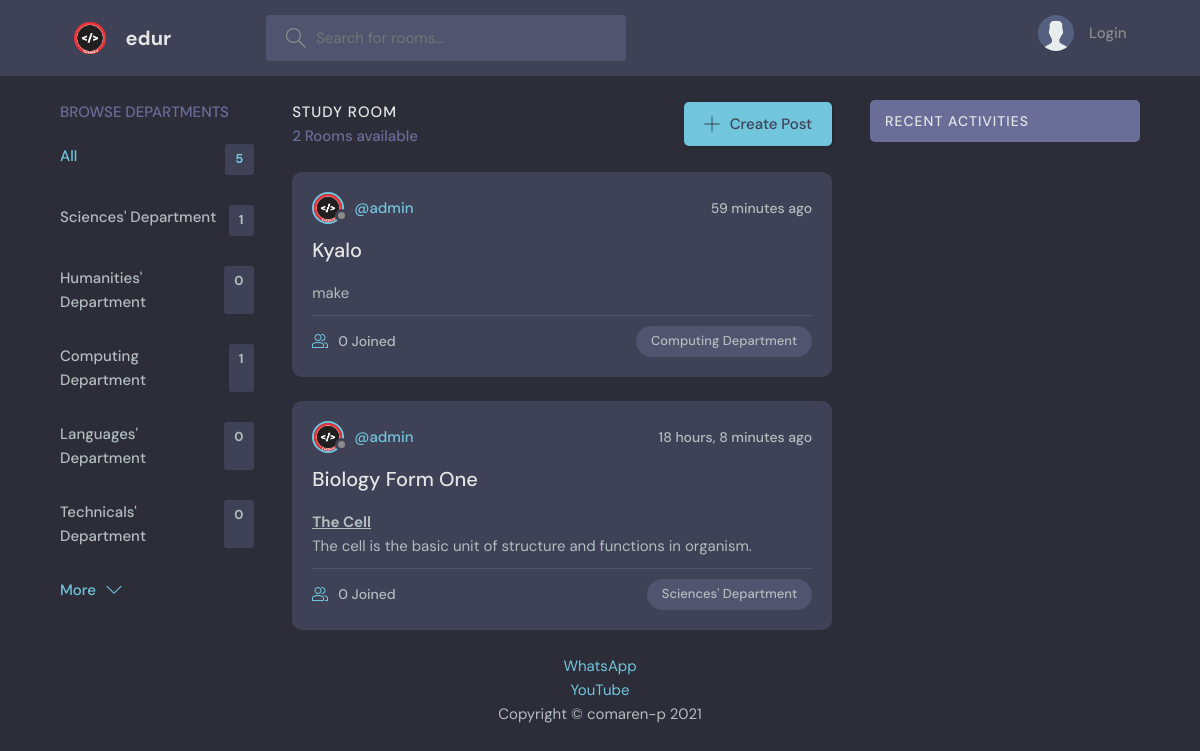
The page / on the database its author committed.
### base/models.py (models this page shows, shortened)
class Topic(models.Model):
    name = models.CharField(max_length=255)

class Room(models.Model):
    host = models.ForeignKey(User, on_delete=models.SET_NULL, null=True)
    topic = models.ForeignKey(Topic, on_delete=models.SET_NULL, null=True)
    name = models.CharField(max_length=255)
    description = RichTextField(blank=True, null=True)
    participants = models.ManyToManyField(User, related_name='+', blank=True)
    updated = models.DateTimeField(auto_now=True)
    created = models.DateTimeField(auto_now_add=True)
    class Meta:
        ordering = ['-updated', '-created']

class User(AbstractUser):
    name = models.CharField(max_length=255, null=True)
    email = models.EmailField(unique=True, null=True)
    bio = RichTextField(blank=True, null=True)
    avatar = models.ImageField(null=True, default='avatar.svg')
    USER_NAME_FIELD = 'email'
    REQUIRED_FIELDS = []

### base/views.py (the view)
# urls.py: path('', views.home, name="home"),
def home(request):
    q = request.GET.get('q') if request.GET.get('q') != None else ''
    rooms = Room.objects.filter(
        Q(topic__name__icontains=q)|
        Q(name__icontains=q)|
        Q(description__icontains=q)
    )
    topics = Topic.objects.all()[0:5]
    room_count = rooms.count()
    room_messages = Message.objects.filter(Q(room__topic__name__icontains=q))
    context = {
        'rooms': rooms,
        'topics': topics,
        'room_count': room_count,
        'room_messages': room_messages,
    }
    return render(request, 'base/home.html', context)

### base/templates/base/home.html (shortened to what this page needs)
{% extends 'main.html'%}
{% block content%}
    <main class="layout layout--3">
      <div class="container">
        <div>{% include 'base/topics_component.html'%}</div>
        <div class="roomList">
          <div class="roomList__header">
            <div>
              <h2>Study Room</h2>
              <p>{{ room_count}} Rooms available</p>
            </div>
            <a class="btn btn--main" href="create-room">
              <svg
                version="1.1"
                xmlns="http://www.w3.org/2000/svg"
                width="32"
                height="32"
                viewBox="0 0 32 32"
              >
                <title>add</title>
                <path
                  d="M16.943 0.943h-1.885v14.115h-14.115v1.885h14.115v14.115h1.885v-14.115h14.115v-1.885h-14.115v-14.115z"
                ></path>
              </svg>
              Create Post
            </a>
          </div>
         {% include 'base/feed_component.html'%}
        </div>
        {% include 'base/activity_component.html'%}
      </div>
    </main>
{% endblock%}

### base/templates/base/topics_component.html
<div class="topics">
  <div class="topics__header">
    <h2>Browse Departments</h2>
  </div>
  <ul class="topics__list">
    <li>
      <a href="{% url 'home'%}" class="active">All <span>{{ topics.count}}</span></a>
    </li>
{% for topic in topics%}
    <li>
      <a href="{% url 'home'%}?q={{ topic.name}}"> {{ topic.name}} <span>{{ topic.room_set.all.count}}</span></a>
    </li>
    {% endfor%}
  </ul>
  <a class="btn btn--link" href="{% url 'topics'%}">
    More
    <svg
      version="1.1"
      xmlns="http://www.w3.org/2000/svg"
      width="32"
      height="32"
      viewBox="0 0 32 32"
    >
      <title>chevron-down</title>
      <path d="M16 21l-13-13h-3l16 16 16-16h-3l-13 13z"></path>
    </svg>
  </a>
</div>

### base/templates/base/feed_component.html (shortened to what this page needs)
{% for room in rooms%}
<div class="roomListRoom">
    <div class="roomListRoom__header">
        <a class="roomListRoom__author" href="{% url 'user-profile' room.id%}">
            <div class="avatar avatar--small">
                <img src="{{ room.host.avatar.url}}"/>
            </div>
            <span>@{{ room.host.username}}</span>
        </a>
        <div class="roomListRoom__actions">
            <span>{{ room.created|timesince}} ago</span>
        </div>
    </div>
    <div class="roomListRoom__content">
        <a href="{% url 'room' room.id%}">{{ room.name}}</a>
        <p>
            {{ room.description|safe}}
        </p>
    </div>
    <div class="roomListRoom__meta">
        <a class="roomListRoom__joined" href="{% url 'room' room.id%}">
            {{ room.participants.all.count}} Joined
        </a>
        <p class="roomListRoom__topic">{{ room.topic.name}}</p>
    </div>
</div>
{% endfor%}

### static/styles/style.css (style rules this page uses)
:root { --color-main: #71c6dd; --color-main-light: #e1f6fb; --color-dark: #3f4156; --color-dark-medium: #51546e; --color-dark-light: #696d97; --color-light: #e5e5e5; --color-gray: #8b8b8b; --color-light-gray: #b2bdbd; --color-bg: #2d2d39; --color-success: #5dd693; --color-error: #fc4b0b; }
* { font-family: "DM Sans", -apple-system, BlinkMacSystemFont, "Segoe UI", Roboto, Oxygen, Ubuntu, Cantarell, "Open Sans", "Helvetica Neue", sans-serif; margin: 0; padding: 0; box-sizing: border-box; text-rendering: optimizeLegibility; font-size: inherit; }
html { font-size: 56.25%; }
@media only screen and (min-width: 1200px) { html { font-size: 62.5%; } }
body { line-height: 1.6; font-weight: 400; font-size: 1.5rem; color: var(--color-light-gray); background-color: var(--color-bg); min-height: 100vh; }
img { width: 100%; }
a { display: inline-block; color: var(--color-main); text-decoration: none; }
.container { max-width: 120rem; width: 90%; margin: auto; }
.btn { background-color: transparent; border: none; display: inline-flex; align-items: center; gap: 1rem; cursor: pointer; transition: all ease-in-out 0.3s; padding: 1rem 2rem; border-radius: 5px; box-shadow: 1px 1px 3px 1px rgba(0, 0, 0, 0.15); font-weight: 500; }
.btn--link { border-radius: 0; padding: 0; color: var(--color-main); box-shadow: none; }
.btn--main { background-color: var(--color-main); color: var(--color-dark); }
.btn > svg { fill: currentColor; width: 1.6rem; height: 1.6rem; }
.avatar { position: relative; display: inline-block; border-radius: 50%; border: 2px solid var(--color-main); }
.avatar img { display: block; border-radius: 50%; object-fit: cover; object-position: center; }
.avatar::after { content: ""; display: block; position: absolute; background-color: var(--color-gray); z-index: 111; border-radius: 50%; border: 0.3rem solid var(--color-dark); }
.avatar.avatar--small img { width: 2.8rem; height: 2.8rem; }
.avatar.avatar--small:after { width: 0.7rem; height: 0.7rem; bottom: 0px; right: -6px; }
.layout { margin-top: 2.4rem; }
.layout > .container { display: flex; justify-content: space-between; align-items: flex-start; }
.layout--3 > .container > div:first-child { flex-basis: 18%; max-width: 22.5rem; }
.layout--3 > .container > div:nth-child(2) { flex-basis: 50%; }
.topics__header { margin-bottom: 2rem; }
.topics__header h2 { text-transform: uppercase; font-weight: 500; color: var(--color-dark-light); }
.topics__list { list-style: none; }
.topics__list li a { display: flex; justify-content: space-between; margin-bottom: 3rem; font-weight: 500; color: var(--color-light-gray); transition: all 0.3s ease-in-out; }
.topics__list li a.active, .topics__list li a:hover { color: var(--color-main); }
.topics__list li a span { padding: 0.5rem 1rem; background-color: var(--color-dark); border-radius: 3px; font-size: 1.3rem; font-weight: 700; letter-spacing: 1px; }
.roomList__header { display: flex; justify-content: space-between; align-items: center; margin-bottom: 2.4rem; }
.roomList__header h2 { text-transform: uppercase; font-weight: 500; color: var(--color-light); letter-spacing: 1px; }
.roomList__header p { font-weight: 500; color: var(--color-dark-light); }
.roomListRoom { margin-bottom: 2.4rem; background-color: var(--color-dark); border-radius: 1rem; padding: 2rem; }
.roomListRoom__header { display: flex; justify-content: space-between; align-items: center; }
.roomListRoom__author { font-weight: 500; display: flex; align-items: center; gap: 1rem; }
.roomListRoom__actions { display: flex; align-items: flex-start; gap: 1rem; position: relative; }
.roomListRoom__actions span { font-size: 1.4rem; font-weight: 500; }
.roomListRoom__content { margin: 1rem 0; }
.roomListRoom__content a { font-size: 2rem; font-weight: 500; margin-bottom: 1.5rem; color: var(--color-light); transition: all 0.3s ease-in-out; }
.roomListRoom__meta { border-top: 1px solid var(--color-dark-medium); padding-top: 1rem; display: flex; align-items: center; justify-content: space-between; }
.roomListRoom__joined { color: var(--color-light-gray); display: flex; align-items: center; gap: 1rem; font-size: 1.4rem; font-weight: 500; }
.roomListRoom__joined svg { fill: var(--color-main); width: 1.6rem; height: 1.6rem; }
.roomListRoom__topic { padding: 5px 1.5rem; background-color: var(--color-dark-medium); border-radius: 5rem; font-weight: 500; font-size: 1.3rem; }

### rows shown on the page
Topic: name "Sciences' Department", room_set.all.count "1"
Topic: name "Humanities' Department", room_set.all.count "0"
Topic: name "Computing Department", room_set.all.count "1"
Topic: name "Languages' Department", room_set.all.count "0"
Topic: name "Technicals' Department", room_set.all.count "0"
Room: host.avatar (picture), host.username "admin", created "59 minutes", name "Kyalo", description "make", participants.all.count "0", topic.name "Computing Department"
Room: host.avatar (picture), host.username "admin", created "18 hours, 8 minutes", name "Biology Form One", description "The Cell The cell is the basic unit of structure and functions in organism.", participants.all.count "0", topic.name "Sciences' Department"

### other values the page prints
{{ topics.count }} "5"
{{ room_count }} "2"
